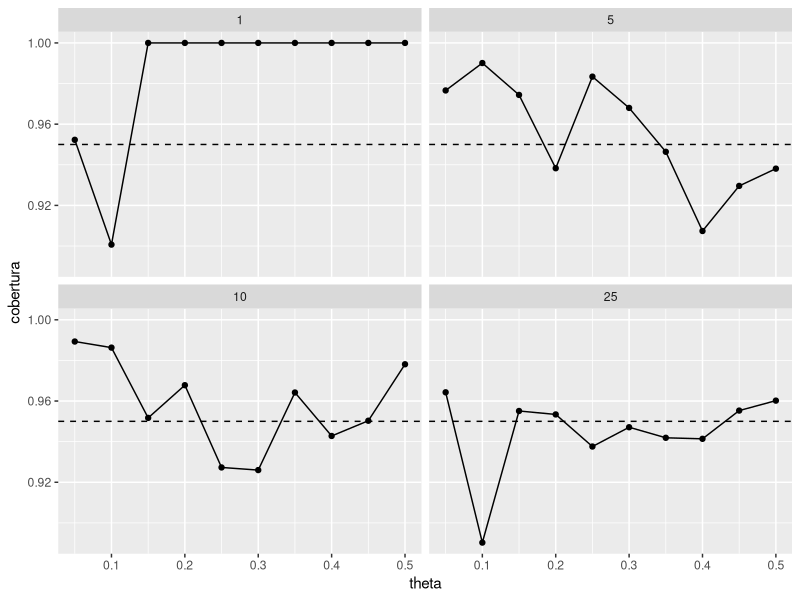

Write the R code that produced this figure.
library(ggplot2)

set.seed(1234)

# Definir cantidad de repeticiones
reps_n <- 10000

# Definir valores de 'n'
n_vector <- c(1, 5, 10, 25)

# Definir valores de 'theta'
theta_vector <- seq(0.05, 0.5, by = 0.05)

# Definir hiperparámetros del prior
a_prior <- 0.5
b_prior <- 0.5

# Crear matriz para almacenar las coberturas empíricas
coberturas <- matrix(
    nrow = length(n_vector),
    ncol = length(theta_vector)
)

for (i in seq_along(n_vector)) {
    for (j in seq_along(theta_vector)) {
        n <- n_vector[i]
        theta <- theta_vector[j]
        y_rvs <- rbinom(reps_n, n, theta)
        a_posterior <- a_prior + y_rvs
        b_posterior <- b_prior + (n - y_rvs)
        ic_lower <- qbeta(0.025, a_posterior, b_posterior)
        ic_upper <- qbeta(0.975, a_posterior, b_posterior)
        cobertura <- mean(theta > ic_lower & theta < ic_upper)
        cat("n=", n, "theta=", theta, "cobertura=", cobertura, "\n")
        coberturas[i, j] <- cobertura
    }
}

# Crear combinaciones entre los valores de 'n' y 'theta'
datos <- as.data.frame(expand.grid(n_vector, theta_vector))

# Asignar nombres de columnas mas claros
colnames(datos) <- c("n", "theta")

# Transformar matriz en vector y guardar como columna del data frame
datos$cobertura <- as.vector(coberturas)

# Graficar con ggplot2
ggplot(datos, aes(x = theta, y = cobertura)) +
    geom_line() +
    geom_point() +
    geom_hline(yintercept = 0.95, linetype = "dashed") +
    facet_wrap(~ as.factor(n))
